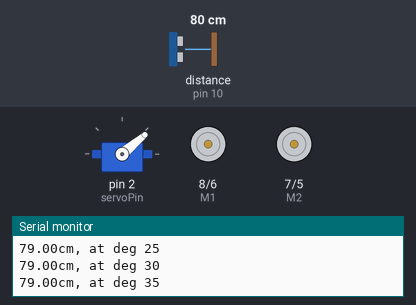
Bench run of a sketch on a simulated Arduino Uno, built with avr-gcc and run on an emulated ATmega328P. On the bench: servo, direction and speed pins drawn as motors (green arrow = direction pin HIGH = forward, orange = LOW = backward, longer = more drive), the last lines printed to the serial monitor. Wiring (inferred from the names in the program): ultrasonic range finder: trigger pin 13; echo pin 10. Inputs (shaded band) come from the test bench; at power-on: distance to the obstacle (sensor on pin 10) 80 cm. The echo pulse lasts 58.3 µs per cm.

Above: at 1.2 s.
1.3 s: distance to the obstacle (sensor on pin 10) set to 2 cm
At 1.83 s:
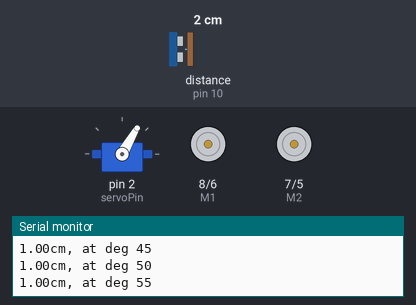
4.3 s: distance to the obstacle (sensor on pin 10) set to 77 cm
At 6.6 s:
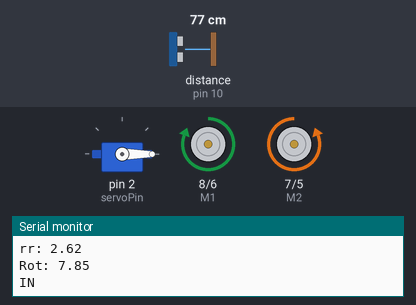
7.3 s: distance to the obstacle (sensor on pin 10) set to 86 cm
At 8.46 s:
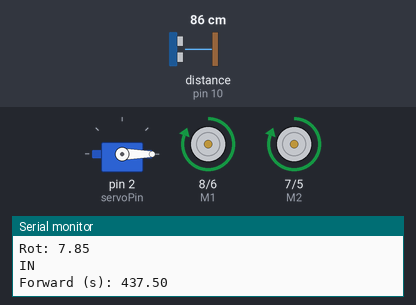
10.3 s: distance to the obstacle (sensor on pin 10) set to 250 cm
13.3 s: distance to the obstacle (sensor on pin 10) set to 253 cm
Timing chart, 0 to 20.3 s (numbered marks = the images above; inputs shaded):
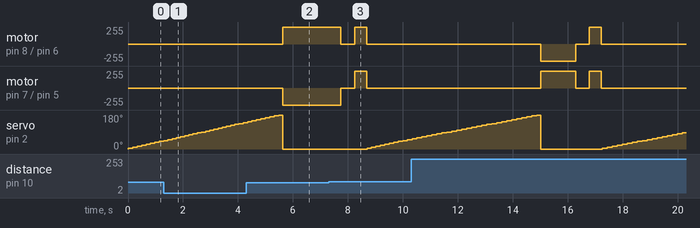

Measured:
- the behaviour switches between 80 and 81 cm on distance to the obstacle (sensor on pin 10) (found by bisection; images 2 and 3)

The sketch:

sweepDistance_15.ino
```cpp
#include <Servo.h>
// Init Servo
Servo myservo;
int E1 = 6;
int E2 = 5;
int M1 = 8;
int M2 = 7;
int Speed = 255;
double n = 87.5;

#define trigPin 13
#define echoPin 10

const int servoPin = 2;
const int deg = 180;

int delta = 5;
int l = deg/delta;


void setup() {
  // put your setup code here, to run once:
  myservo.attach(servoPin);
  Serial.begin(9600);

  pinMode(trigPin, OUTPUT);
  pinMode(echoPin, INPUT);

  int i;
  for(i=5;i<=8;i++)
    pinMode(i, OUTPUT);
}
void aspetta()
{
  analogWrite (E1,0);
  digitalWrite(M1,HIGH);
  analogWrite (E2,0);
  digitalWrite(M2,HIGH);

}
void destra()
{
  analogWrite (E1,Speed);
  digitalWrite(M1,LOW);
  analogWrite (E2,Speed);
  digitalWrite(M2,HIGH);
}
void sinistra()
{
  Serial.println("IN");
  analogWrite (E1,Speed);
  digitalWrite(M1,HIGH);
  analogWrite (E2, Speed);
  digitalWrite(M2,LOW);
}

void avanti()
{

  analogWrite (E1,Speed);
  digitalWrite(M1,HIGH);
  analogWrite (E2, Speed);
  digitalWrite(M2,HIGH);
}

void rotateForAngle(double angolo){
  int v;

  if(angolo < 90)
  {
    v = 90 - angolo;
  }
  else
  {
     v = angolo - 90;
  }

  double rr = 2*((double)v/180.0)*3.14;
  Serial.print("rr: ");
  Serial.println(rr);
  double rot = rr * 3;
  Serial.print("Rot: ");
  Serial.println(rot);

  n = 270;

  if(angolo < 90)
  {
    double V = (double)Speed/255.0;
    double t = (rot * n)/V;
    sinistra();
    delay(t);
    aspetta();
  }
  else
  {
    double V = (double)Speed/255.0;
    double t = (rot * n)/V;
    destra();
    delay(t);
    aspetta();
  }
  n = 87.5;
}


void loop() {
//  // put your main code here, to run repeatedly:

  int a[l];
  myservo.write(0);

  for (int i=0; i<l; i++){
    a[i] = getLength();
    Serial.print(getLength());
    Serial.print("cm, at deg ");
    Serial.println(i*delta);
    myservo.write((i+1) * delta);
    delay(150);
  }
  myservo.write(0);

  // Trova la distanza maggiore
  double maxValue = a[0];
  int maxPointer = 0;
  for (int j=0; j<l; j++){
    if (a[j] > maxValue){
      maxValue = a[j];
      maxPointer = j;
    }
  }


  int angolo = maxPointer * delta;


  Serial.println(angolo);
  rotateForAngle(angolo);
  delay(500);


  // Continua per 5 cm
  double V = (double)Speed/255.0;

  double t = (5 * n)/V;
  Serial.print("Forward (s): ");
  Serial.println(t);
  avanti();
  delay(t);
  aspetta();
  Serial.println("END");


//    rotateForAngle(120);
//  delay(1500);
//
//    rotateForAngle(150);
//  delay(1500);
//
//    rotateForAngle(180);
//  delay(2500);
//
//    rotateForAngle(120);
//  delay(1500);
//
//    rotateForAngle(150);
//  delay(1500);
//
//    rotateForAngle(180);
//  delay(1500);

}

double getLength(){
  long duration, distance;
  digitalWrite(trigPin, LOW);  // Added this line
  delayMicroseconds(2); // Added this line
  digitalWrite(trigPin, HIGH);
//  delayMicroseconds(1000); - Removed this line
  delayMicroseconds(10); // Added this line
  digitalWrite(trigPin, LOW);
  duration = pulseIn(echoPin, HIGH);
  distance = (duration/2) / 29.1;
  return distance;
}

long microsecondsToInches(long microseconds)
{
  return microseconds / 74 / 2;
}

long microsecondsToCentimeters(long microseconds)
{
  return microseconds / 29 / 2;
}
```
